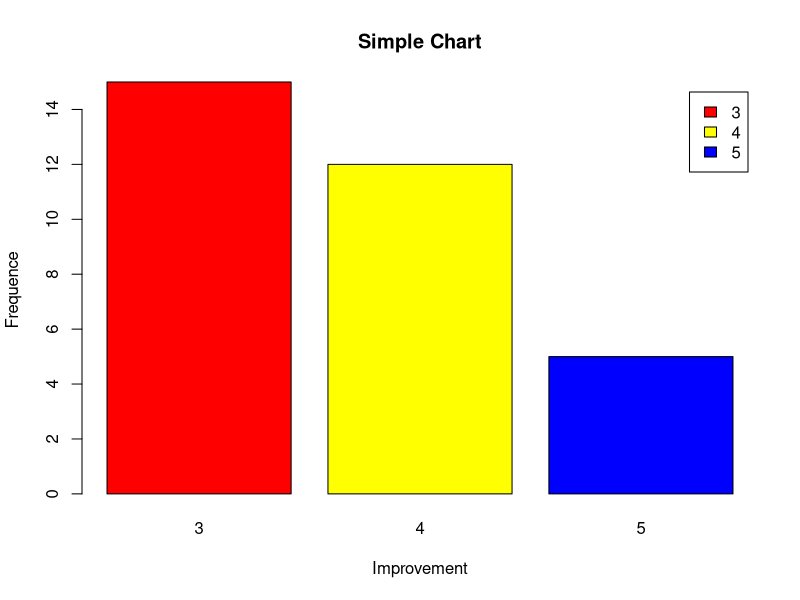

This chart was generated by the following R code:
#taking gear column values from mtcars
count=mtcars$gear
print(count)
#changing raw data to frequency values
table=table(count)
#barplot(table name,horiz = true)
#deafult horiz is false
barplot(table,main="Simple Chart",
        xlab = "Improvement",
        ylab ="Frequence",
        legend= rownames(table),
        col = c("red","yellow","blue"))
#giving parameters for legend,colours,clable,ylabels

